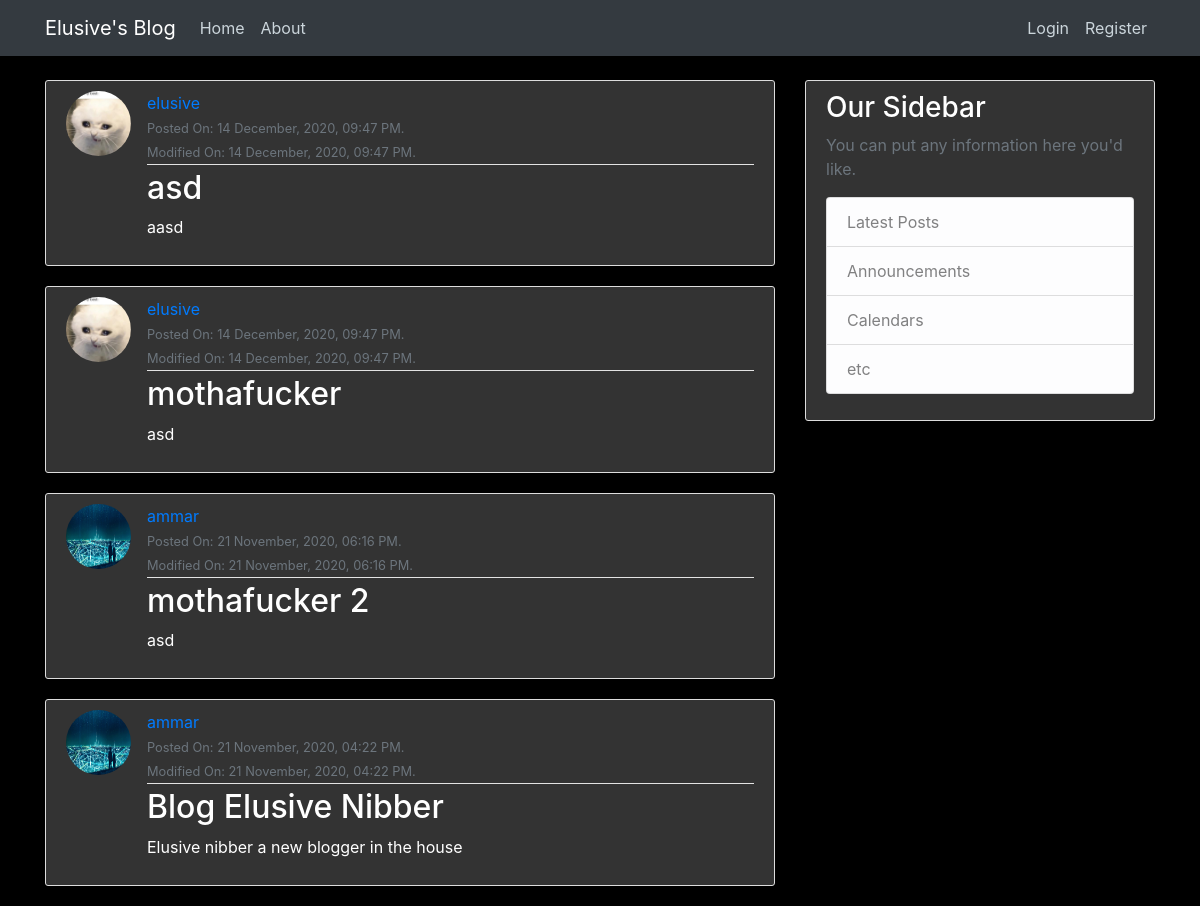
Before: / with the older database file.
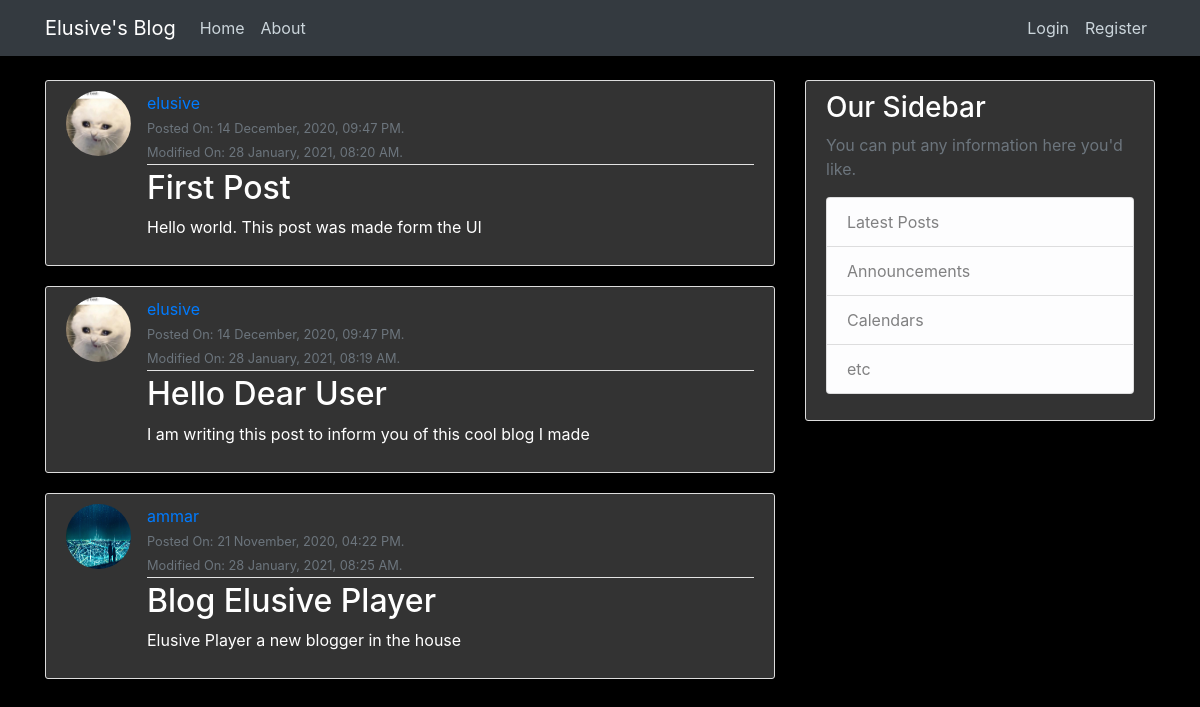
After: the same page with the newer database file.
### blog/models.py (models this page shows, shortened)
class Post(models.Model):
    title = models.CharField(max_length = 100)
    content = models.TextField()
    date_posted = models.DateTimeField(default=timezone.now)
    last_modified = models.DateTimeField(auto_now=True)
    author = models.ForeignKey(User, on_delete=models.CASCADE)

### users/models.py (models this page shows, shortened)
class Profile(models.Model):
    user = models.OneToOneField(User, on_delete=models.CASCADE)
    img = models.ImageField(default='default.jpg', upload_to='profile_pics')

### blog/views.py (the view)
# urls.py: path('', PostListView.as_view(), name='blog-home'), #Looking for app/model_viewtype.html
class PostListView(ListView):
    model = Post
    template_name = 'blog/home.html' #changes what it looks for
    context_object_name = 'posts'
    ordering = ['-date_posted']

### blog/templates/blog/home.html
{% extends 'blog/base.html' %}
{% block content %}
    {% for post in posts %}
        <article class="media content-section">
            <img class="rounded-circle article-img" src="{{ post.author.profile.img.url }}">
            <div class="media-body">
                <div class="article-metadata">
                <a class="mr-2" href="#">{{ post.author }}</a>
                <br>
                <small class="text-muted">Posted On: {{ post.date_posted|date:"d F, Y, h:i A." }}</small>
                <br>
                <small class="text-muted">Modified On: {{ post.last_modified|date:"d F, Y, h:i A." }}</small>
                </div>
                <h2><a class="article-title" href="{% url 'post-detail' post.id %}">{{ post.title }}</a></h2>
                <p class="article-content">{{ post.content }}</p>
            </div>
      </article>
    {% endfor %}
{% endblock content %}

### blog/templates/blog/base.html (shortened to what this page needs)
{% load static %}
<!doctype html>
<html lang="en">
<head>
    <link rel="stylesheet" href="https://maxcdn.bootstrapcdn.com/bootstrap/4.0.0/css/bootstrap.min.css">
    <link rel="stylesheet" type="text/css" href="{% static 'blog/main.css' %}">
</head>
    <body>
        <header class="site-header">
            <nav class="navbar navbar-expand-md navbar-dark bg-dark fixed-top">
            <div class="container">
              {% if user.is_authenticated %}
                <a class="navbar-brand" href="{% url 'blog-home' %}">
                  {{ user.username }}
                </a>
              {% else %}
                <a class="navbar-brand" href="{% url 'blog-home' %}">Elusive's Blog</a>
              {% endif %}
                <div class="collapse navbar-collapse" id="navbarToggle">
                <div class="navbar-nav mr-auto">
                    <a class="nav-item nav-link" href="{% url 'blog-home' %}">Home</a>
                    <a class="nav-item nav-link" href="{% url 'blog-about' %}">About</a>
                </div>
                <div class="navbar-nav">
                  {% if user.is_authenticated %}
                    <a class="nav-item nav-link" href="{% url 'profile' %}">Profile</a>
                    <a class="nav-item nav-link" href="{% url 'post-create' %}">New Post</a>
                    <a class="nav-item nav-link" href="{% url 'logout' %}">Logout</a>
                  {% else %}
                    <a class="nav-item nav-link" href="{% url 'login' %}">Login</a>
                    <a class="nav-item nav-link" href="{% url 'register' %}">Register</a>
                  {% endif %}
                </div>
                </div>
            </div>
            </nav>
        </header>
        <main role="main" class="container">
            <div class="row">
              <div class="col-md-8">
              {% block content %}{% endblock %}
              </div>
              <div class="col-md-4">
                <div class="content-section">
                  <h3>Our Sidebar</h3>
                  <p class='text-muted'>You can put any information here you'd like.
                    <ul class="list-group">
                      <li class="list-group-item list-group-item-light">Latest Posts</li>
                      <li class="list-group-item list-group-item-light">Announcements</li>
                      <li class="list-group-item list-group-item-light">Calendars</li>
                      <li class="list-group-item list-group-item-light">etc</li>
                    </ul>
                  </p>
                </div>
              </div>
            </div>
        </main>
    </body>
</html>

### blog/static/blog/main.css (style rules this page uses)
body { background: #000000; color: #ffffff; margin-top: 5rem; }
h1, h2, h3, h4, h5, h6 { color: #ffffff; }
ul { margin: 0; }
.site-header .navbar-nav .nav-link { color: #cbd5db; }
.content-section { color: #ffffff; background: #333333; padding: 10px 20px; border: 1px solid #dddddd; border-radius: 3px; margin-bottom: 20px; }
.article-title { color: #ffffff; }
.article-content { white-space: pre-line; }
.article-img { height: 65px; width: 65px; margin-right: 16px; }
.article-metadata { padding-bottom: 1px; margin-bottom: 4px; border-bottom: 1px solid #e3e3e3 }

Changed rows visible on the page:
removed Post: author.profile.img (picture), author "ammar", date_posted "21 November, 2020, 06:16 PM.", last_modified "21 November, 2020, 06:16 PM.", title "mothafucker 2", content "asd"
changed Post: last_modified "14 December, 2020, 09:47 PM." → "28 January, 2021, 08:20 AM."; title "asd" → "First Post"; content "aasd" → "Hello world. This post was made form the UI"
changed Post: last_modified "14 December, 2020, 09:47 PM." → "28 January, 2021, 08:19 AM."; title "mothafucker" → "Hello Dear User"; content "asd" → "I am writing this post to inform you of this cool blog I made"
changed Post "ammar": last_modified "21 November, 2020, 04:22 PM." → "28 January, 2021, 08:25 AM."; title "Blog Elusive Nibber" → "Blog Elusive Player"; content "Elusive nibber a new blogger in the house" → "Elusive Player a new blogger in the house"
